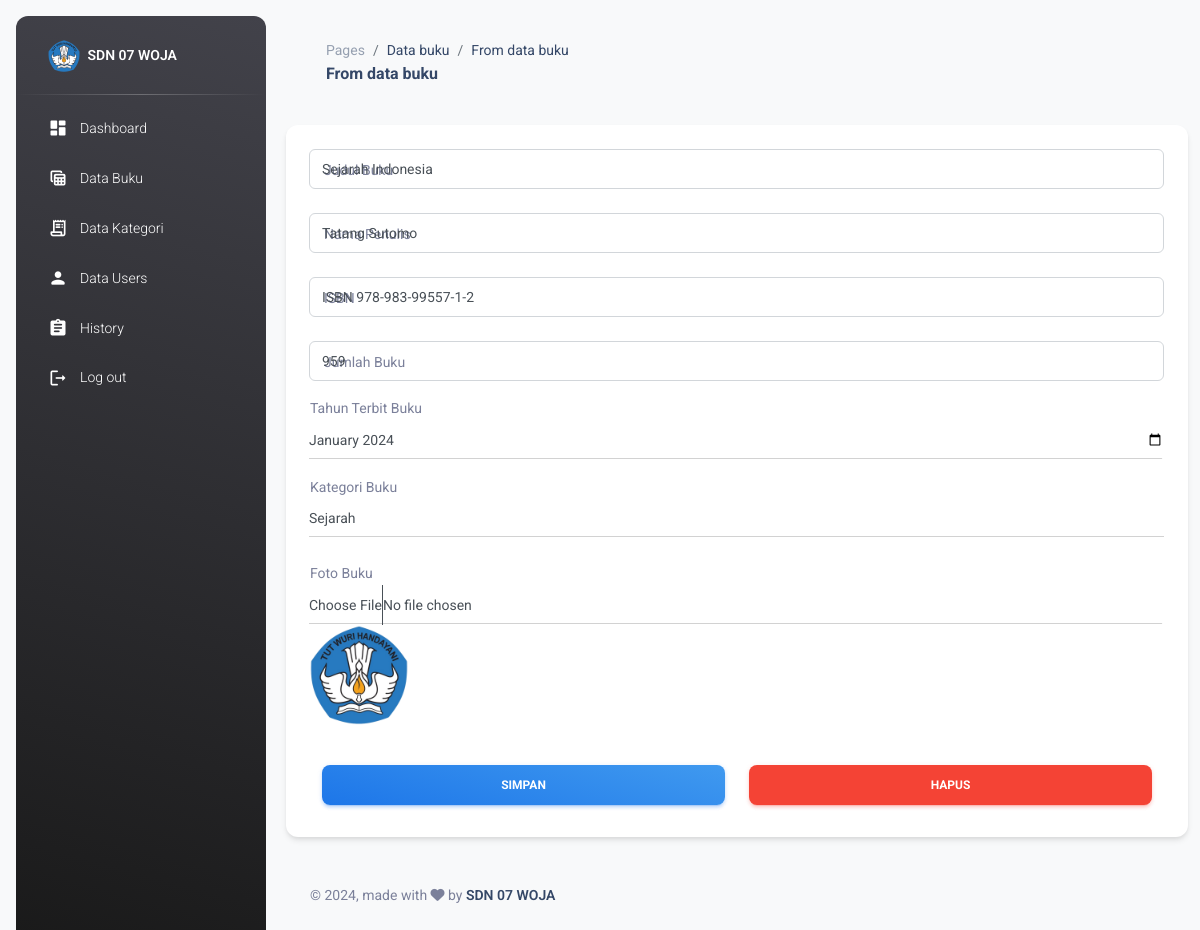
Screenshot of /?views=From-data-buku&id_books=11 (signed in) with the database file from the repository.
### tables this page shows
CREATE TABLE `books` (
  `id` int(11) NOT NULL,
  `category_id` int(11) DEFAULT NULL,
  `title` varchar(255) NOT NULL,
  `author` varchar(255) NOT NULL,
  `publication_year` year(4) DEFAULT NULL,
  `isbn` varchar(23) DEFAULT NULL,
  `created_at` timestamp NOT NULL DEFAULT current_timestamp(),
  `cover_image` varchar(255) DEFAULT NULL,
  `quantity` int(11) DEFAULT 0
);

### app/Database/Connection.php (called while the page is built, shortened)
<?php
class Connection
{
    private $host = 'localhost';
    private $user = 'root';
    private $pass = '';
    private $db = 'db_perpustakaan';
    public function __construct()
    {
        $this->conn = new mysqli($this->host, $this->user, $this->pass, $this->db);
    }
}

### app/Models/Books.php (called while the page is built, shortened)
<?php
class Books extends Connection
{
    public function read($id = null)
    {
        if ($id) {
            $stmt = $this->conn->prepare(
                "SELECT books.*, categories.name AS category_name, categories.description AS category_description
                 FROM books
                 LEFT JOIN categories ON categories.id = books.category_id
                 WHERE books.id = ?"
            );
            $stmt->bind_param("i", $id);
            $stmt->execute();
            $result = $stmt->get_result();
            if ($result->num_rows > 0) {
                return $result->fetch_assoc();
            } else {
                return null;
            }
        }
    }
}

### app/Models/Categories.php (called while the page is built, shortened)
<?php
class Categories extends Connection
{
    public function read($id = null)
    {
        if ($id) {
            $stmt = $this->conn->prepare("SELECT * FROM categories WHERE id = ?");
            if ($stmt === false) {
                throw new \Exception('Prepare failed: ' . $this->conn->error);
            }
            $bind = $stmt->bind_param("i", $id);
            if ($bind === false) {
                throw new \Exception('Bind param failed: ' . $stmt->error);
            }
            $execute = $stmt->execute();
            if ($execute === false) {
                throw new \Exception('Execute failed: ' . $stmt->error);
            }
            $result = $stmt->get_result();
            if ($result === false) {
                throw new \Exception('Get result failed: ' . $stmt->error);
            }
            $data = $result->fetch_assoc();
            $stmt->close();
            return $data;
        } else {
            $result = $this->conn->query("SELECT * FROM categories");
            return $result->fetch_all(MYSQLI_ASSOC);
        }
    }
}

### src/views/From-data-buku.php (the view, shortened to what this page needs)
<?php
$books = isset($_GET['id_books']) ? (new \App\Models\Books)->read($_GET['id_books']) : null;
?>
<div class="card">
    <div class="table-responsive">
        <div class="p-4">
            <form action="./app/init.php?proses=<?= isset($_GET['id_books']) ? 'edit-buku&id=' . $_GET['id_books'] : 'tambah-buku' ?>" method="POST" enctype="multipart/form-data">
                <div class="input-group input-group-outline mb-4">
                    <label class="form-label">Judul Buku</label>
                    <input type="text" name="judul" class="form-control" value="<?= $books['title'] ?? '' ?>" required>
                </div>
                <div class="input-group input-group-outline mb-4">
                    <label class="form-label">Nama Penulis</label>
                    <input type="text" name="nama_penulis" class="form-control" value="<?= $books['author'] ?? '' ?>" required>
                </div>
                <div class="input-group input-group-outline mb-4">
                    <label class="form-label">ISBN</label>
                    <input type="text" name="isbn" class="form-control" value="<?= $books['isbn'] ?? '' ?>" required>
                </div>
                <div class="input-group input-group-outline my-3">
                    <label class="form-label">Jumlah Buku</label>
                    <input type="number" name="jumlah" class="form-control" value="<?= $books['quantity'] ?? '' ?>" required>
                </div>
                <div class="input-group input-group-static my-3">
                    <label>Tahun Terbit Buku</label>
                    <input type="month" id="yearInput" class="form-control" value="<?= $books['publication_year'] ? $books['publication_year'] . '-01' : '' ?>" required>
                </div>
                <div class="input-group input-group-static mb-4">
                    <label for="exampleFormControlSelect1" class="ms-0">Kategori Buku</label>
                    <select class="form-control" name="kategori" id="exampleFormControlSelect1" required>
                        <?php
                        try {
                            $categories = new \App\Models\Categories();
                            $category_rows = $categories->read();
                            if (!empty($category_rows)) {
                                foreach ($category_rows as $row) {
                                    $selected = $books && $books['category_id'] == $row['id'] ? 'selected' : '';
                                    echo "<option value='{$row['id']}' {$selected}>{$row['name']}</option>";
                                }
                            } else {
                                echo "<option value=''>Tidak ada kategori ditemukan</option>";
                            }
                        } catch (\Exception $e) {
                            echo "<option value=''>Error: " . $e->getMessage() . "</option>";
                        }
                        ?>
                    </select>
                </div>
                <div class="input-group input-group-static my-3">
                    <label for="cover_book">Foto Buku</label>
                    <input type="file" name="cover_book" id="cover_book" class="form-control">
                    <?php if ($books && !empty($books['cover_image'])) : ?>
                        <img src="./app/Storage/app/public/image/<?= $books['cover_image'] ?>" alt="Cover Image" height="100">
                    <?php endif; ?>
                </div>
                <div class="container">
                    <div class="row">
                        <div class="col-sm">
                            <div class="text-center">
                                <button type="submit" class="btn bg-gradient-info w-100 my-4 mb-2">Simpan</button>
                            </div>
                        </div>
                        <?php if (isset($_GET['id_books'])) : ?>
                            <div class="col-sm">
                                <div class="text-center">
                                    <button type="button" class="btn btn-danger w-100 my-4 mb-2" data-bs-toggle="modal" data-bs-target="#modal-notification">Hapus</button>
                                </div>
                            </div>
                        <?php endif ?>
                    </div>
                </div>
            </form>
        </div>
    </div>
</div>

### rows the page displays
books: judul "Sejarah Indonesia", nama_penulis "Tatang Sutomo", isbn "ISBN 978-983-99557-1-2", jumlah "959", publication_year "2024-01", cover_image (picture)

### other values shown
$views "From data buku"
form field kategori "Sejarah"
